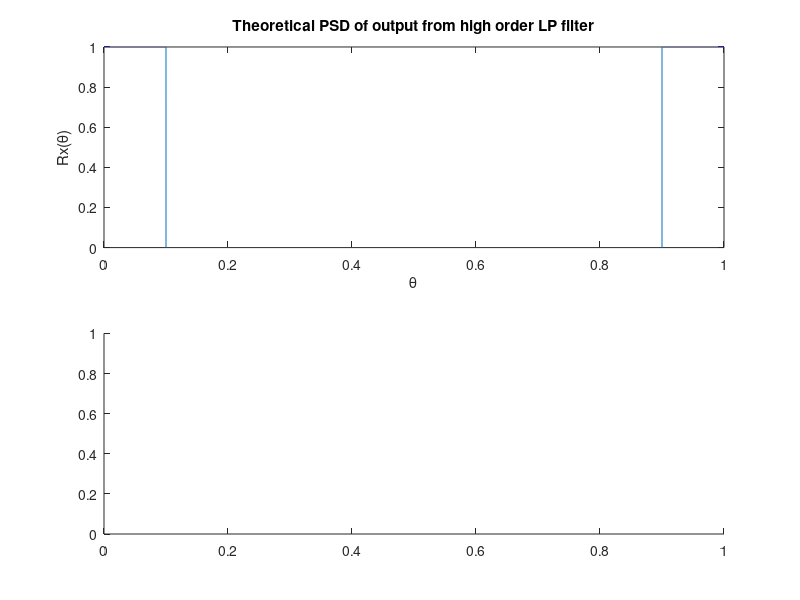

MATLAB code to generate this figure: (Note: this script raises an error after producing the figure.)
%{
Study 3 for the course TSDT14 at Linkoping University
Study of Non-LTI-systems
Author: Hoang Tran, hoatr725 (2020)
%}

clear;
clc;
close all;
%%

%Noise construction and misc.
N = 2^16;
x = randn(N,1); %noise
PSDplotSpace = linspace(0,1,N);

%filtering
cutOffFrequency = 0.1;
[IFB,IFA] = butter(30, cutOffFrequency*2);
FilterOutput = filter(IFB, IFA, x);

%ideal filter
tidealPSD = zeros(N,1);
tidealPSD(1:floor(cutOffFrequency*N)) = 1;
tidealPSD(ceil((1-cutOffFrequency)*N+1):N) = 1;

figure
subplot(2,1,1)
plot(PSDplotSpace, tidealPSD)
title('Theoretical PSD of output from high order LP filter');
xlabel('\theta');
ylabel('Rx(\theta)');
subplot(2,1,2)
histogram(FilterOutput)
title('Histogram of the filter output');
xlabel('Amplitude');
ylabel('Occurrences');
%% theoretical and estimated PSD of squarer output
%theoretical output
tPSDsq =  0.4*(tripuls(PSDplotSpace/(4*cutOffFrequency))+tripuls((PSDplotSpace-1)/(4*cutOffFrequency)));  

%squarer output
Outputsq = FilterOutput.^2;

%avgPSD for squaring
avgPSDsq = avgest(Outputsq,2^6);

figure
subplot(2,1,1)
plot (PSDplotSpace, abs(tPSDsq))
ylim([0 0.5])
title('Theoretical PSD of output from squarer');
xlabel('\theta');
ylabel('Ry(\theta)');
subplot(2,1,2)
plot(linspace(0,1,N/2^6), avgPSDsq)
%ylim([0, 0.5])
title('Averaged PSD of output from squarer');
xlabel('\theta');
ylabel('Ry(\theta)');

%histogram for squarer
figure
histogram(Outputsq,100);
title('Histogram of the output from squarer');
xlabel('Amplitude');
ylabel('Occurrences');
%% theoretical and estimated PSD of half wave rectifier
%theoretical output
tPSDhwr = 1/4*(rectpuls(PSDplotSpace/(2*cutOffFrequency))+rectpuls((PSDplotSpace-1)/(2*cutOffFrequency)))+1/(4*pi)*(tripuls(PSDplotSpace/(4*cutOffFrequency))+tripuls((PSDplotSpace-1)/(4*cutOffFrequency)));

%half wave rectifier output
Outputhwr = FilterOutput;
Outputhwr(Outputhwr < 0) = 0;

%avgPSD for hwr for plotting
avgPSDhwr = avgest(Outputhwr,2^6);

figure
subplot(2,1,1)
plot(PSDplotSpace, abs(tPSDhwr))
ylim([0, 0.5])
title('Theoretical PSD of output from half wave rectifier');
xlabel('\theta');
ylabel('Ry(\theta)');
subplot(2,1,2)
plot(linspace(0,1,N/2^6), avgPSDhwr)
ylim([0, 0.5])
title('Averaged PSD of output from half wave rectifier');
xlabel('\theta');
ylabel('Ry(\theta)');

%histogram for hwr
figure
histogram(Outputhwr,100);
title('Histogram of the output from half wave rectifier');
xlabel('Amplitude');
ylabel('Occurrences');
%% theoretical and estimated PSD of amplitude modulation
%theoretical output
f0 = 0.25;
rectshift = fftshift(tidealPSD);
tPSDam = 1/4*(circshift(rectshift,N*f0)+circshift(rectshift,-N*f0));


%amplitude modulation output
Outputam = (1 + FilterOutput).*(cos(2*pi*f0*linspace(0,N,N)))';

%avgPSD for AM for plotting
avgOutputam = avgest(Outputam, 2^6);

figure
subplot(2,1,1)
plot(PSDplotSpace, tPSDam)
ylim([0, 0.5])
title('Theoretical PSD of output from amplitude modulation');
xlabel('\theta');
ylabel('Ry(\theta)');
subplot(2,1,2)
plot(linspace(0,1,N/2^6), avgOutputam)
ylim([0, 0.5])
title('Averaged PSD of output from amplitude modulation');
xlabel('\theta');
ylabel('Ry(\theta)');

%histogram for AM
figure
histogram(Outputam,100);
title('Histogram of the output from amplitude modulation');
xlabel('Amplitude');
ylabel('Occurrences');